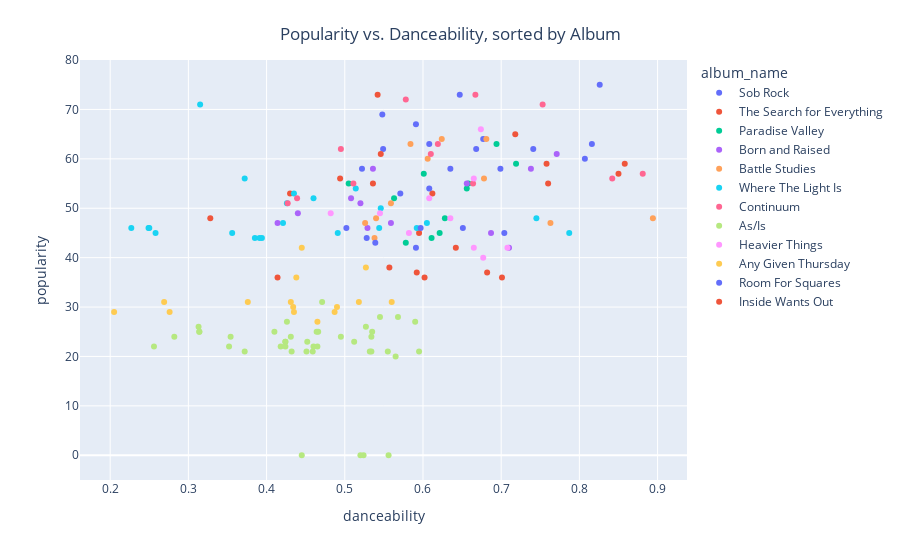

Notebook source saved alongside this figure:
### Code cell
fig = px.scatter(data_frame = john, x = 'danceability', y = 'popularity', hover_data = john, color = 'album_name')
fig.update_layout(
    title={
        'text': "Popularity vs. Danceability, sorted by Album",
        'y':0.95,
        'x':0.5,
        'xanchor': 'center',
        'yanchor': 'top'})
fig.show()

### Figure 1 — Plotly figure (JSON) as saved in the notebook; plotly's stock layout.template omitted (floating-point values rounded to 4 significant figures; data arrays with more than 128 entries replaced by an {"elided": "..."} marker saying what was removed)
{"data": [{"customdata": [["Last Train Home", "Sob Rock", "2021-07-16", "03:07", 0.678, 93.01, "E", 0.235], ["Shouldn't Matter but It Does", "Sob Rock", "2021-07-16", "03:56", 0.268, 80.89, "E", 0.457], ["New Light", "Sob Rock", "2021-07-16", "03:37", 0.852, 123.9, "G", 0.316], ["Why You No Love Me", "Sob Rock", "2021-07-16", "04:15", 0.501, 97.99, "A", 0.387], ["Wild Blue", "Sob Rock", "2021-07-16", "04:12", 0.876, 123.0, "C", 0.557], ["Shot in the Dark", "Sob Rock", "2021-07-16", "04:09", 0.587, 122.0, "D", 0.0629], ["I Guess I Just Feel Like", "Sob Rock", "2021-07-16", "04:46", 0.166, 160.0, "E", 0.515], ["Til the Right One Comes", "Sob Rock", "2021-07-16", "03:39", 0.925, 113.0, "D#/Eb", 0.242], ["Carry Me Away", "Sob Rock", "2021-07-16", "02:39", 0.744, 120.0, "E", 0.0117], ["All I Want Is to Be With You", "Sob Rock", "2021-07-16", "04:04", 0.304, 93.05, "C", 0.106]], "hovertemplate": "album_name=%{customdata[1]}<br>danceability=%{x}<br>popularity=%{y}<br>name=%{customdata[0]}<br>release_date=%{customdata[2]}<br>duration=%{customdata[3]}<br>valence=%{customdata[4]}<br>tempo=%{customdata[5]}<br>key=%{customdata[6]}<br>acousticness=%{customdata[7]}<extra></extra>", "legendgroup": "Sob Rock", "marker": {"color": "#636efa", "symbol": "circle"}, "mode": "markers", "name": "Sob Rock", "orientation": "v", "showlegend": true, "type": "scatter", "x": [0.591, 0.549, 0.826, 0.635, 0.816, 0.741, 0.548, 0.807, 0.677, 0.522], "xaxis": "x", "y": [67, 62, 75, 58, 63, 62, 69, 60, 64, 58], "yaxis": "y"}, {"customdata": [["Still Feel Like Your Man", "The Search for Everything", "2017-04-14", "03:54", 0.515, 106.0, "D", 0.547], ["Emoji of a Wave", "The Search for Everything", "2017-04-14", "03:59", 0.191, 165.8, "B", 0.772], ["Helpless", "The Search for Everything", "2017-04-14", "04:09", 0.937, 104.0, "A", 0.151], ["Love on the Weekend", "The Search for Everything", "2017-04-14", "03:32", 0.422, 120.0, "G", 0.623], ["In the Blood", "The Search for Everything", "2017-04-14", "04:03", 0.518, 80.01, "G#/Ab", 0.386], ["Changing", "The Search for Everything", "2017-04-14", "03:33", 0.393, 183.7, "C", 0.583], ["Theme from \"The Search for Everything\"", "The Search for Everything", "2017-04-14", "01:51", 0.362, 90.97, "G", 0.896], ["Moving On and Getting Over", "The Search for Everything", "2017-04-14", "04:25", 0.621, 94.04, "F#/Gb", 0.591], ["Never on the Day You Leave", "The Search for Everything", "2017-04-14", "03:40", 0.22, 139.9, "D", 0.733], ["Rosie", "The Search for Everything", "2017-04-14", "04:00", 0.758, 138.9, "G", 0.489], ["Roll it on Home", "The Search for Everything", "2017-04-14", "03:22", 0.712, 154.9, "D", 0.623], ["You're Gonna Live Forever in Me", "The Search for Everything", "2017-04-14", "03:10", 0.319, 136.2, "G", 0.983]], "hovertemplate": "album_name=%{customdata[1]}<br>danceability=%{x}<br>popularity=%{y}<br>name=%{customdata[0]}<br>release_date=%{customdata[2]}<br>duration=%{customdata[3]}<br>valence=%{customdata[4]}<br>tempo=%{customdata[5]}<br>key=%{customdata[6]}<br>acousticness=%{customdata[7]}<extra></extra>", "legendgroup": "The Search for Everything", "marker": {"color": "#EF553B", "symbol": "circle"}, "mode": "markers", "name": "The Search for Everything", "orientation": "v", "showlegend": true, "type": "scatter", "x": [0.858, 0.494, 0.76, 0.718, 0.546, 0.43, 0.595, 0.85, 0.536, 0.758, 0.612, 0.542], "xaxis": "x", "y": [59, 56, 55, 65, 61, 53, 45, 57, 55, 59, 53, 73], "yaxis": "y"}, {"customdata": [["Wildfire", "Paradise Valley", "2013-08-20", "04:13", 0.763, 97.0, "G#/Ab", 0.15], ["Dear Marie", "Paradise Valley", "2013-08-20", "03:42", 0.494, 95.0, "A", 0.796], ["Waitin' On The Day", "Paradise Valley", "2013-08-20", "04:33", 0.305, 120.0, "G", 0.797], ["Paper Doll", "Paradise Valley", "2013-08-20", "04:17", 0.685, 153.9, "G", 0.521], ["Call Me The Breeze", "Paradise Valley", "2013-08-20", "03:25", 0.892, 174.1, "C#/Db", 0.424], ["Who You Love (feat. Katy Perry)", "Paradise Valley", "2013-08-20", "04:09", 0.691, 145.9, "A", 0.813], ["I Will Be Found (Lost At Sea)", "Paradise Valley", "2013-08-20", "04:01", 0.277, 139.9, "F", 0.415], ["Wildfire (feat. Frank Ocean)", "Paradise Valley", "2013-08-20", "01:25", 0.371, 85.95, "G", 0.893], ["You're No One 'Til Someone Lets You Down", "Paradise Valley", "2013-08-20", "02:45", 0.807, 96.12, "C", 0.306], ["Badge And Gun", "Paradise Valley", "2013-08-20", "03:12", 0.429, 128.9, "G", 0.863], ["On The Way Home", "Paradise Valley", "2013-08-20", "03:59", 0.5714, 123.7, "D", 0.618]], "hovertemplate": "album_name=%{customdata[1]}<br>danceability=%{x}<br>popularity=%{y}<br>name=%{customdata[0]}<br>release_date=%{customdata[2]}<br>duration=%{customdata[3]}<br>valence=%{customdata[4]}<br>tempo=%{customdata[5]}<br>key=%{customdata[6]}<br>acousticness=%{customdata[7]}<extra></extra>", "legendgroup": "Paradise Valley", "marker": {"color": "#00cc96", "symbol": "circle"}, "mode": "markers", "name": "Paradise Valley", "orientation": "v", "showlegend": true, "type": "scatter", "x": [0.719, 0.601, 0.656, 0.658, 0.628, 0.694, 0.563, 0.505, 0.578, 0.611, 0.6213], "xaxis": "x", "y": [59, 57, 54, 55, 48, 63, 52, 55, 43, 44, 45], "yaxis": "y"}, {"customdata": [["Queen of California", "Born and Raised", "2012-05-18", "04:10", 0.707, 83.05, "E", 0.638], ["The Age of Worry", "Born and Raised", "2012-05-18", "02:37", 0.294, 67.34, "G", 0.342], ["Shadow Days", "Born and Raised", "2012-05-18", "03:48", 0.254, 146.9, "D", 0.0736], ["Speak For Me", "Born and Raised", "2012-05-18", "03:44", 0.173, 113.0, "A", 0.572], ["Something Like Olivia", "Born and Raised", "2012-05-18", "03:00", 0.638, 98.8, "G", 0.595], ["Born and Raised", "Born and Raised", "2012-05-18", "04:47", 0.313, 131.8, "C", 0.355], ["If I Ever Get Around To Living", "Born and Raised", "2012-05-18", "05:21", 0.316, 80.01, "C", 0.532], ["Love Is A Verb", "Born and Raised", "2012-05-18", "02:24", 0.461, 65.98, "A", 0.445], ["Walt Grace's Submarine Test, January 1967", "Born and Raised", "2012-05-18", "05:07", 0.281, 159.9, "F#/Gb", 0.798], ["Whiskey, Whiskey, Whiskey", "Born and Raised", "2012-05-18", "04:38", 0.185, 113.1, "E", 0.294], ["A Face To Call Home", "Born and Raised", "2012-05-18", "04:45", 0.275, 136.1, "D", 0.305], ["Born and Raised - Reprise", "Born and Raised", "2012-05-18", "02:00", 0.638, 108.0, "G", 0.646]], "hovertemplate": "album_name=%{customdata[1]}<br>danceability=%{x}<br>popularity=%{y}<br>name=%{customdata[0]}<br>release_date=%{customdata[2]}<br>duration=%{customdata[3]}<br>valence=%{customdata[4]}<br>tempo=%{customdata[5]}<br>key=%{customdata[6]}<br>acousticness=%{customdata[7]}<extra></extra>", "legendgroup": "Born and Raised", "marker": {"color": "#ab63fa", "symbol": "circle"}, "mode": "markers", "name": "Born and Raised", "orientation": "v", "showlegend": true, "type": "scatter", "x": [0.536, 0.508, 0.52, 0.687, 0.771, 0.656, 0.559, 0.738, 0.44, 0.414, 0.529, 0.71], "xaxis": "x", "y": [58, 52, 51, 45, 61, 55, 47, 58, 49, 47, 46, 42], "yaxis": "y"}, {"customdata": [["Heartbreak Warfare", "Battle Studies", "2009-11-13", "04:29", 0.311, 97.03, "D", 0.191], ["All We Ever Do Is Say Goodbye", "Battle Studies", "2009-11-13", "04:35", 0.327, 129.9, "F", 0.288], ["Half of My Heart", "Battle Studies", "2009-11-13", "04:10", 0.731, 115.1, "F", 0.435], ["Who Says", "Battle Studies", "2009-11-13", "02:55", 0.367, 90.46, "D", 0.267], ["Perfectly Lonely", "Battle Studies", "2009-11-13", "04:28", 0.678, 91.78, "C", 0.00987], ["Assassin", "Battle Studies", "2009-11-13", "05:14", 0.593, 159.9, "B", 0.302], ["Crossroads", "Battle Studies", "2009-11-13", "02:29", 0.916, 114.2, "G", 0.221], ["War of My Life", "Battle Studies", "2009-11-13", "04:15", 0.474, 117.9, "F#/Gb", 0.354], ["Edge of Desire", "Battle Studies", "2009-11-13", "05:32", 0.455, 66.44, "A", 0.326], ["Do You Know Me", "Battle Studies", "2009-11-13", "02:30", 0.272, 79.93, "E", 0.887], ["Friends, Lovers or Nothing", "Battle Studies", "2009-11-13", "05:59", 0.388, 134.3, "A", 0.0266]], "hovertemplate": "album_name=%{customdata[1]}<br>danceability=%{x}<br>popularity=%{y}<br>name=%{customdata[0]}<br>release_date=%{customdata[2]}<br>duration=%{customdata[3]}<br>valence=%{customdata[4]}<br>tempo=%{customdata[5]}<br>key=%{customdata[6]}<br>acousticness=%{customdata[7]}<extra></extra>", "legendgroup": "Battle Studies", "marker": {"color": "#FFA15A", "symbol": "circle"}, "mode": "markers", "name": "Battle Studies", "orientation": "v", "showlegend": true, "type": "scatter", "x": [0.624, 0.559, 0.681, 0.584, 0.678, 0.54, 0.894, 0.763, 0.606, 0.538, 0.526], "xaxis": "x", "y": [64, 51, 64, 63, 56, 48, 48, 47, 60, 44, 47], "yaxis": "y"}, {"customdata": {"elided": "22x8 mixed values"}, "hovertemplate": "album_name=%{customdata[1]}<br>danceability=%{x}<br>popularity=%{y}<br>name=%{customdata[0]}<br>release_date=%{customdata[2]}<br>duration=%{customdata[3]}<br>valence=%{customdata[4]}<br>tempo=%{customdata[5]}<br>key=%{customdata[6]}<br>acousticness=%{customdata[7]}<extra></extra>", "legendgroup": "Where The Light Is", "marker": {"color": "#19d3f3", "symbol": "circle"}, "mode": "markers", "name": "Where The Light Is", "orientation": "v", "showlegend": true, "type": "scatter", "x": [0.435, 0.426, 0.372, 0.546, 0.315, 0.356, 0.491, 0.249, 0.787, 0.227, 0.394, 0.745, 0.385, 0.544, 0.514, 0.421, 0.258, 0.25, 0.46, 0.605, 0.592, 0.391], "xaxis": "x", "y": [53, 51, 56, 50, 71, 45, 45, 46, 45, 46, 44, 48, 44, 46, 54, 47, 45, 46, 52, 47, 46, 44], "yaxis": "y"}, {"customdata": [["Waiting On the World to Change", "Continuum", "2006-09-11", "03:21", 0.663, 176.7, "D", 0.157], ["I Don't Trust Myself (With Loving You)", "Continuum", "2006-09-11", "04:52", 0.604, 84.03, "A", 0.638], ["Belief", "Continuum", "2006-09-11", "04:02", 0.841, 101.3, "F", 0.033], ["Gravity", "Continuum", "2006-09-11", "04:05", 0.237, 123.8, "G", 0.731], ["The Heart of Life", "Continuum", "2006-09-11", "03:18", 0.357, 176.0, "C#/Db", 0.958], ["Vultures", "Continuum", "2006-09-11", "04:10", 0.803, 97.81, "E", 0.476], ["Stop This Train", "Continuum", "2006-09-11", "04:45", 0.408, 89.51, "G", 0.465], ["Slow Dancing in a Burning Room", "Continuum", "2006-09-11", "04:02", 0.29, 134.0, "C#/Db", 0.575], ["Bold as Love", "Continuum", "2006-09-11", "04:18", 0.4, 125.9, "C#/Db", 0.0995], ["Dreaming with a Broken Heart", "Continuum", "2006-09-11", "04:05", 0.155, 136.0, "C", 0.554], ["In Repair", "Continuum", "2006-09-11", "06:07", 0.394, 145.1, "D", 0.0538], ["I'm Gonna Find Another You", "Continuum", "2006-09-11", "02:43", 0.269, 75.33, "A", 0.821]], "hovertemplate": "album_name=%{customdata[1]}<br>danceability=%{x}<br>popularity=%{y}<br>name=%{customdata[0]}<br>release_date=%{customdata[2]}<br>duration=%{customdata[3]}<br>valence=%{customdata[4]}<br>tempo=%{customdata[5]}<br>key=%{customdata[6]}<br>acousticness=%{customdata[7]}<extra></extra>", "legendgroup": "Continuum", "marker": {"color": "#FF6692", "symbol": "circle"}, "mode": "markers", "name": "Continuum", "orientation": "v", "showlegend": true, "type": "scatter", "x": [0.578, 0.842, 0.664, 0.753, 0.495, 0.881, 0.619, 0.667, 0.439, 0.61, 0.427, 0.511], "xaxis": "x", "y": [72, 56, 55, 71, 62, 57, 63, 73, 52, 61, 51, 55], "yaxis": "y"}, {"customdata": {"elided": "41x8 mixed values"}, "hovertemplate": "album_name=%{customdata[1]}<br>danceability=%{x}<br>popularity=%{y}<br>name=%{customdata[0]}<br>release_date=%{customdata[2]}<br>duration=%{customdata[3]}<br>valence=%{customdata[4]}<br>tempo=%{customdata[5]}<br>key=%{customdata[6]}<br>acousticness=%{customdata[7]}<extra></extra>", "legendgroup": "As/Is", "marker": {"color": "#B6E880", "symbol": "circle"}, "mode": "markers", "name": "As/Is", "orientation": "v", "showlegend": true, "type": "scatter", "x": [0.527, 0.41, 0.466, 0.471, 0.535, 0.545, 0.426, 0.59, 0.354, 0.568, 0.464, 0.314, 0.424, 0.282, 0.431, 0.512, 0.459, 0.432, 0.452, 0.372, 0.495, 0.556, 0.445, 0.524, 0.52, 0.534, 0.534, 0.352, 0.555, 0.451, 0.418, 0.595, 0.313, 0.465, 0.46, 0.424, 0.565, 0.424, 0.532, 0.314, 0.256], "xaxis": "x", "y": [26, 25, 25, 31, 25, 28, 27, 27, 24, 28, 25, 25, 23, 24, 24, 23, 21, 21, 23, 21, 24, 0, 0, 0, 0, 24, 21, 22, 21, 21, 22, 21, 26, 22, 22, 22, 20, 23, 21, 25, 22], "yaxis": "y"}, {"customdata": [["Clarity", "Heavier Things", "2003-09-09", "04:31", 0.491, 94.7, "D", 0.173], ["Bigger Than My Body", "Heavier Things", "2003-09-09", "04:25", 0.515, 117.3, "E", 0.0121], ["Something's Missing", "Heavier Things", "2003-09-09", "05:04", 0.531, 152.0, "C#/Db", 0.0989], ["New Deep", "Heavier Things", "2003-09-09", "04:07", 0.859, 145.0, "D", 0.15], ["Come Back to Bed", "Heavier Things", "2003-09-09", "05:23", 0.354, 114.4, "A", 0.394], ["Home Life", "Heavier Things", "2003-09-09", "04:13", 0.605, 106.0, "C", 0.0043], ["Split Screen Sadness", "Heavier Things", "2003-09-09", "05:06", 0.331, 108.0, "G", 0.0249], ["Daughters", "Heavier Things", "2003-09-09", "03:57", 0.503, 124.9, "D", 0.836], ["Only Heart", "Heavier Things", "2003-09-09", "03:48", 0.951, 120.9, "F", 0.0377], ["Wheel", "Heavier Things", "2003-09-09", "05:32", 0.226, 117.2, "A#/Bb", 0.551]], "hovertemplate": "album_name=%{customdata[1]}<br>danceability=%{x}<br>popularity=%{y}<br>name=%{customdata[0]}<br>release_date=%{customdata[2]}<br>duration=%{customdata[3]}<br>valence=%{customdata[4]}<br>tempo=%{customdata[5]}<br>key=%{customdata[6]}<br>acousticness=%{customdata[7]}<extra></extra>", "legendgroup": "Heavier Things", "marker": {"color": "#FF97FF", "symbol": "circle"}, "mode": "markers", "name": "Heavier Things", "orientation": "v", "showlegend": true, "type": "scatter", "x": [0.665, 0.608, 0.545, 0.708, 0.482, 0.677, 0.635, 0.674, 0.665, 0.582], "xaxis": "x", "y": [56, 52, 49, 42, 49, 40, 48, 66, 42, 45], "yaxis": "y"}, {"customdata": [["3x5 - Live at the Oak Mountain Amphitheater, Birmingham, AL - September 2002", "Any Given Thursday", "2003-01-30", "08:05", 0.359, 99.27, "F", 0.148], ["No Such Thing - Live at the Oak Mountain Amphitheater, Birmingham, AL - September 2002", "Any Given Thursday", "2003-01-30", "04:46", 0.464, 135.6, "A", 0.108], ["Back to You - Live at the Oak Mountain Amphitheater, Birmingham, AL - September 2002", "Any Given Thursday", "2003-01-30", "04:36", 0.652, 105.7, "F#/Gb", 0.0855], ["City Love - Live at the Oak Mountain Amphitheater, Birmingham, AL - September 2002", "Any Given Thursday", "2003-01-30", "05:11", 0.579, 133.5, "G", 0.163], ["Something's Missing - Live at the Oak Mountain Amphitheater, Birmingham, AL - September 2002", "Any Given Thursday", "2003-01-30", "06:47", 0.493, 76.56, "E", 0.0708], ["Lenny / Man On the Side - Live at the Oak Mountain Amphitheater, Birmingham, AL - September 2002", "Any Given Thursday", "2003-01-30", "08:46", 0.352, 120.2, "E", 0.803], ["Message In a Bottle - Live at the Oak Mountain Amphitheater, Birmingham, AL - September 2002", "Any Given Thursday", "2003-01-30", "05:06", 0.449, 130.0, "A", 0.241], ["Love Song for No One - Live at the Oak Mountain Amphitheater, Birmingham, AL - September 2002", "Any Given Thursday", "2003-01-30", "03:35", 0.509, 147.3, "D", 0.0698], ["Why Georgia - Live at the Oak Mountain Amphitheater, Birmingham, AL - September 2002", "Any Given Thursday", "2003-01-30", "08:24", 0.579, 98.34, "G", 0.0245], ["Your Body Is a Wonderland - Live at the Oak Mountain Amphitheater, Birmingham, AL - September 2002", "Any Given Thursday", "2003-01-30", "06:05", 0.782, 97.93, "F", 0.0399], ["My Stupid Mouth - Live at the Oak Mountain Amphitheater, Birmingham, AL - September 2002", "Any Given Thursday", "2003-01-30", "05:02", 0.546, 92.32, "D", 0.112], ["Covered in Rain - Live at the Oak Mountain Amphitheater, Birmingham, AL - September 2002", "Any Given Thursday", "2003-01-30", "10:25", 0.549, 138.0, "A#/Bb", 0.0462], ["83 Medley - Live at the Oak Mountain Amphitheater, Birmingham, AL - September 2002", "Any Given Thursday", "2003-01-30", "07:29", 0.602, 130.3, "D", 0.0985], ["Comfortable - Live at the Oak Mountain Amphitheater, Birmingham, AL - September 2002", "Any Given Thursday", "2003-01-30", "07:37", 0.277, 182.0, "F", 0.507], ["Neon - Live at the Oak Mountain Amphitheater, Birmingham, AL - September 2002", "Any Given Thursday", "2003-01-30", "10:22", 0.726, 107.4, "F", 0.0411]], "hovertemplate": "album_name=%{customdata[1]}<br>danceability=%{x}<br>popularity=%{y}<br>name=%{customdata[0]}<br>release_date=%{customdata[2]}<br>duration=%{customdata[3]}<br>valence=%{customdata[4]}<br>tempo=%{customdata[5]}<br>key=%{customdata[6]}<br>acousticness=%{customdata[7]}<extra></extra>", "legendgroup": "Any Given Thursday", "marker": {"color": "#FECB52", "symbol": "circle"}, "mode": "markers", "name": "Any Given Thursday", "orientation": "v", "showlegend": true, "type": "scatter", "x": [0.269, 0.434, 0.431, 0.518, 0.49, 0.438, 0.527, 0.276, 0.376, 0.56, 0.465, 0.445, 0.435, 0.205, 0.487], "xaxis": "x", "y": [31, 30, 31, 31, 30, 36, 38, 29, 31, 31, 27, 42, 29, 29, 29], "yaxis": "y"}, {"customdata": [["No Such Thing", "Room For Squares", "2001-08-16", "03:51", 0.571, 131.9, "E", 0.0383], ["Why Georgia", "Room For Squares", "2001-08-16", "04:28", 0.369, 96.92, "G", 0.0208], ["My Stupid Mouth", "Room For Squares", "2001-08-16", "03:43", 0.49, 88.82, "D", 0.0143], ["Your Body Is a Wonderland", "Room For Squares", "2001-08-16", "04:09", 0.687, 94.01, "F", 0.0206], ["Neon", "Room For Squares", "2001-08-16", "04:22", 0.589, 102.0, "F", 0.0181], ["City Love", "Room For Squares", "2001-08-16", "04:00", 0.411, 67.6, "F", 0.00576], ["83", "Room For Squares", "2001-08-16", "04:50", 0.699, 122.0, "D", 0.0677], ["3x5", "Room For Squares", "2001-08-16", "04:49", 0.59, 96.99, "F", 0.0847], ["Love Song for No One", "Room For Squares", "2001-08-16", "03:21", 0.432, 144.0, "D", 0.0352], ["Back to You", "Room For Squares", "2001-08-16", "04:01", 0.521, 101.9, "F#/Gb", 0.00698], ["Great Indoors", "Room For Squares", "2001-08-16", "03:36", 0.48, 110.0, "C", 0.0157], ["Not Myself", "Room For Squares", "2001-08-16", "03:36", 0.226, 89.99, "C#/Db", 0.0274], ["St. Patrick's Day", "Room For Squares", "2001-08-16", "05:21", 0.127, 127.9, "A", 0.0502]], "hovertemplate": "album_name=%{customdata[1]}<br>danceability=%{x}<br>popularity=%{y}<br>name=%{customdata[0]}<br>release_date=%{customdata[2]}<br>duration=%{customdata[3]}<br>valence=%{customdata[4]}<br>tempo=%{customdata[5]}<br>key=%{customdata[6]}<br>acousticness=%{customdata[7]}<extra></extra>", "legendgroup": "Room For Squares", "marker": {"color": "#636efa", "symbol": "circle"}, "mode": "markers", "name": "Room For Squares", "orientation": "v", "showlegend": true, "type": "scatter", "x": [0.668, 0.608, 0.608, 0.647, 0.699, 0.651, 0.704, 0.502, 0.528, 0.571, 0.591, 0.539, 0.597], "xaxis": "x", "y": [62, 63, 54, 73, 58, 46, 45, 46, 44, 53, 42, 43, 46], "yaxis": "y"}, {"customdata": [["Back To You - EP Version", "Inside Wants Out", "1999-09-24", "03:57", 0.532, 99.37, "F#/Gb", 0.0746], ["No Such Thing - Demo Version", "Inside Wants Out", "1999-09-24", "03:49", 0.494, 129.1, "A", 0.785], ["My Stupid Mouth - Demo Version", "Inside Wants Out", "1999-09-24", "04:14", 0.427, 175.1, "D", 0.794], ["Neon - EP Version", "Inside Wants Out", "1999-09-24", "03:52", 0.814, 109.1, "A#/Bb", 0.833], ["Victoria - EP Version", "Inside Wants Out", "1999-09-24", "03:47", 0.219, 72.89, "G", 0.865], ["Love Soon - EP Version", "Inside Wants Out", "1999-09-24", "03:37", 0.564, 97.3, "C", 0.836], ["Comfortable - EP Version", "Inside Wants Out", "1999-09-24", "04:59", 0.114, 84.73, "F", 0.806], ["Quiet - EP Version", "Inside Wants Out", "1999-09-24", "03:20", 0.126, 103.2, "F#/Gb", 0.775]], "hovertemplate": "album_name=%{customdata[1]}<br>danceability=%{x}<br>popularity=%{y}<br>name=%{customdata[0]}<br>release_date=%{customdata[2]}<br>duration=%{customdata[3]}<br>valence=%{customdata[4]}<br>tempo=%{customdata[5]}<br>key=%{customdata[6]}<br>acousticness=%{customdata[7]}<extra></extra>", "legendgroup": "Inside Wants Out", "marker": {"color": "#EF553B", "symbol": "circle"}, "mode": "markers", "name": "Inside Wants Out", "orientation": "v", "showlegend": true, "type": "scatter", "x": [0.602, 0.642, 0.414, 0.592, 0.682, 0.701, 0.328, 0.557], "xaxis": "x", "y": [36, 42, 36, 37, 37, 36, 48, 38], "yaxis": "y"}], "layout": {"legend": {"title": {"text": "album_name"}, "tracegroupgap": 0}, "margin": {"t": 60}, "title": {"text": "Popularity vs. Danceability, sorted by Album", "x": 0.5, "xanchor": "center", "y": 0.95, "yanchor": "top"}, "xaxis": {"anchor": "y", "domain": [0, 1], "title": {"text": "danceability"}}, "yaxis": {"anchor": "x", "domain": [0, 1], "title": {"text": "popularity"}}}}
